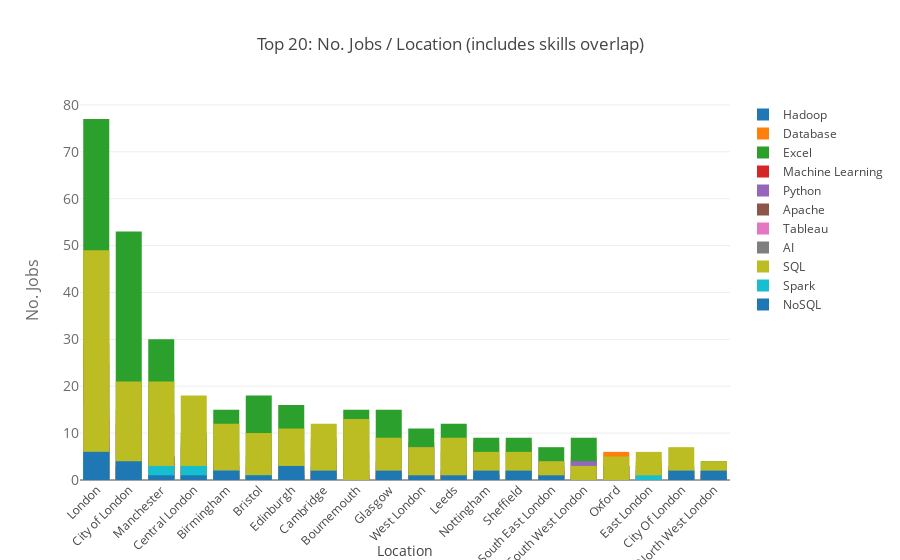

The cell this chart's notebook holds for it:
### Markdown cell above
#### Skills/Location
##### Note: Does only includes specifically mentioned skills found in the "keywords" variable + includes overlap of skills

### Code cell
job_df_location = found_df.groupby(by="locationName").sum()
job_df_location['Total'] = job_df_location[list(skills_true)].sum(axis=1)

job_df_top_20 = job_df_location.nlargest(20, 'Total') # Can order by value the value of keywords by changing 'Total' to keywords[0] (Python)

top_companies_list = job_df_top_20.index.tolist()

graphs = []

for i in skills_true:
    temp = {}
    temp_df = found_df[found_df["{}".format(i)] == 1]
    temp_df = temp_df.groupby(by=["locationName"]).nunique()
    temp_df = temp_df.reindex(top_companies_list)
    temp['x'] = temp_df.index.tolist()
    temp['y'] = temp_df['jobId'].tolist()
    temp["name"] = i
    temp["type"] = "bar"
    graphs.append(temp)
            
            
layout = go.Layout(
    xaxis=dict(tickangle=-45,title='Location'), barmode='overlay',
    yaxis=dict(
        title='No. Jobs',
        titlefont=dict(
            size=16,
            color='rgb(107, 107, 107)'
        ),
        tickfont=dict(
            size=14,
            color='rgb(107, 107, 107)'
        )
    ),
    title='Top 20: No. Jobs / Location (includes skills overlap)',
    showlegend=True
    
)

fig = go.Figure(data=graphs, layout=layout)
iplot(fig, filename='jobs_locations_skills.html')

### Figure 1 — Plotly figure (JSON) as saved in the notebook; plotly's stock layout.template omitted (floating-point values rounded to 4 significant figures)
{"data": [{"name": "Hadoop", "type": "bar", "uid": "9834ad91-7077-43a1-823a-4ac02962ae4e", "x": ["London", "City of London", "Manchester", "Central London", "Birmingham", "Bristol", "Edinburgh", "Cambridge", "Bournemouth", "Glasgow", "West London", "Leeds", "Nottingham", "Sheffield", "South East London", "South West London", "Oxford", "East London", "City Of London", "North West London"], "y": [9, null, 5, 2, 1, 1, null, 2, null, null, null, null, 1, 1, 2, null, null, null, null, null]}, {"name": "Database", "type": "bar", "uid": "9157e96d-8cae-4dd0-a9eb-ba87e2f5440d", "x": ["London", "City of London", "Manchester", "Central London", "Birmingham", "Bristol", "Edinburgh", "Cambridge", "Bournemouth", "Glasgow", "West London", "Leeds", "Nottingham", "Sheffield", "South East London", "South West London", "Oxford", "East London", "City Of London", "North West London"], "y": [29, 15, 14, 8, 6, 5, 6, 9, 6, 2, 8, 6, 8, 8, 3, 5, 6, 4, 2, 2]}, {"name": "Excel", "type": "bar", "uid": "1200210b-17cb-4022-82e5-fe32e5628f41", "x": ["London", "City of London", "Manchester", "Central London", "Birmingham", "Bristol", "Edinburgh", "Cambridge", "Bournemouth", "Glasgow", "West London", "Leeds", "Nottingham", "Sheffield", "South East London", "South West London", "Oxford", "East London", "City Of London", "North West London"], "y": [77, 53, 30, 10, 15, 18, 16, 3, 15, 15, 11, 12, 9, 9, 7, 9, 3, 3, 3, 4]}, {"name": "Machine Learning", "type": "bar", "uid": "a8108708-92bf-4828-a173-6e494e8accd5", "x": ["London", "City of London", "Manchester", "Central London", "Birmingham", "Bristol", "Edinburgh", "Cambridge", "Bournemouth", "Glasgow", "West London", "Leeds", "Nottingham", "Sheffield", "South East London", "South West London", "Oxford", "East London", "City Of London", "North West London"], "y": [13, 3, 5, 3, 2, null, 1, null, 1, 1, 1, 1, null, null, 2, null, 3, 1, 1, 1]}, {"name": "Python", "type": "bar", "uid": "5268af7b-1717-45f4-9816-86139c088291", "x": ["London", "City of London", "Manchester", "Central London", "Birmingham", "Bristol", "Edinburgh", "Cambridge", "Bournemouth", "Glasgow", "West London", "Leeds", "Nottingham", "Sheffield", "South East London", "South West London", "Oxford", "East London", "City Of London", "North West London"], "y": [25, 12, 4, 7, 1, 3, 1, 7, 2, 4, 7, 1, 1, 2, 4, 4, 3, 2, 2, 2]}, {"name": "Apache", "type": "bar", "uid": "f11d1fa2-c89f-4af8-b41b-72880569758c", "x": ["London", "City of London", "Manchester", "Central London", "Birmingham", "Bristol", "Edinburgh", "Cambridge", "Bournemouth", "Glasgow", "West London", "Leeds", "Nottingham", "Sheffield", "South East London", "South West London", "Oxford", "East London", "City Of London", "North West London"], "y": [7, 3, 5, null, 3, 1, 2, 2, null, null, null, 2, 1, 2, null, 1, null, null, null, null]}, {"name": "Tableau", "type": "bar", "uid": "433b334f-0d49-45d9-b411-9608211a9795", "x": ["London", "City of London", "Manchester", "Central London", "Birmingham", "Bristol", "Edinburgh", "Cambridge", "Bournemouth", "Glasgow", "West London", "Leeds", "Nottingham", "Sheffield", "South East London", "South West London", "Oxford", "East London", "City Of London", "North West London"], "y": [16, 1, null, 1, null, null, null, 2, 1, 3, 1, null, null, null, 2, null, null, 1, null, 1]}, {"name": "AI", "type": "bar", "uid": "86730870-19cc-4cf6-85c0-64d5d792fb7f", "x": ["London", "City of London", "Manchester", "Central London", "Birmingham", "Bristol", "Edinburgh", "Cambridge", "Bournemouth", "Glasgow", "West London", "Leeds", "Nottingham", "Sheffield", "South East London", "South West London", "Oxford", "East London", "City Of London", "North West London"], "y": [5, 2, 1, 1, null, 1, null, null, null, null, null, null, 1, null, 1, null, 1, null, null, 1]}, {"name": "SQL", "type": "bar", "uid": "0e1b11bf-560a-4416-bdc2-55bdde226e86", "x": ["London", "City of London", "Manchester", "Central London", "Birmingham", "Bristol", "Edinburgh", "Cambridge", "Bournemouth", "Glasgow", "West London", "Leeds", "Nottingham", "Sheffield", "South East London", "South West London", "Oxford", "East London", "City Of London", "North West London"], "y": [49, 21, 21, 18, 12, 10, 11, 12, 13, 9, 7, 9, 6, 6, 4, 3, 5, 6, 7, 4]}, {"name": "Spark", "type": "bar", "uid": "dee12506-5a57-4c4d-937f-1ee9c35aed5c", "x": ["London", "City of London", "Manchester", "Central London", "Birmingham", "Bristol", "Edinburgh", "Cambridge", "Bournemouth", "Glasgow", "West London", "Leeds", "Nottingham", "Sheffield", "South East London", "South West London", "Oxford", "East London", "City Of London", "North West London"], "y": [6, null, 3, 3, 2, 1, 1, null, null, null, null, null, 1, null, null, null, null, 1, null, null]}, {"name": "NoSQL", "type": "bar", "uid": "cfd4d249-2d89-4c89-b4c5-fd8fc4a778df", "x": ["London", "City of London", "Manchester", "Central London", "Birmingham", "Bristol", "Edinburgh", "Cambridge", "Bournemouth", "Glasgow", "West London", "Leeds", "Nottingham", "Sheffield", "South East London", "South West London", "Oxford", "East London", "City Of London", "North West London"], "y": [6, 4, 1, 1, 2, 1, 3, 2, null, 2, 1, 1, 2, 2, 1, null, null, null, 2, 2]}], "layout": {"autosize": true, "barmode": "overlay", "showlegend": true, "title": {"text": "Top 20: No. Jobs / Location (includes skills overlap)"}, "xaxis": {"autorange": true, "range": [-0.5, 19.5], "tickangle": -45, "title": {"text": "Location"}, "type": "category"}, "yaxis": {"autorange": true, "range": [0, 81.05], "tickfont": {"color": "rgb(107, 107, 107)", "size": 14}, "title": {"font": {"color": "rgb(107, 107, 107)", "size": 16}, "text": "No. Jobs"}, "type": "linear"}}}
